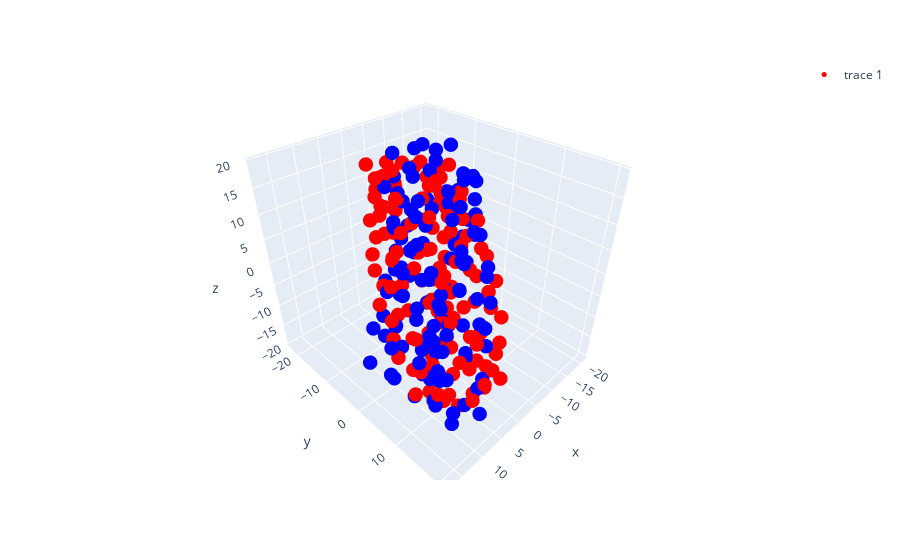

The cell this chart's notebook holds for it:
### Code cell
import plotly.express as px
import plotly.graph_objects as go
reconstructed = px.scatter_3d(x=pred_trans[:, :, 0].flatten().detach().numpy(), y=pred_trans[:, :, 1].flatten().detach().numpy(), z=pred_trans[:, :, 2].flatten().detach().numpy())
reconstructed.update_traces(marker=dict(size=5, color='blue'))

reconstructed.add_trace(
    go.Scatter3d(
        x=target_bb_coords[:, 1][:, 0].flatten().detach().numpy(),
        y=target_bb_coords[:, 1][:, 1].flatten().detach().numpy(),
        z=target_bb_coords[:, 1][:, 2].flatten().detach().numpy(),
        mode='markers',
        marker=dict(
            size=5,
            color='red',
        )
    )
)
